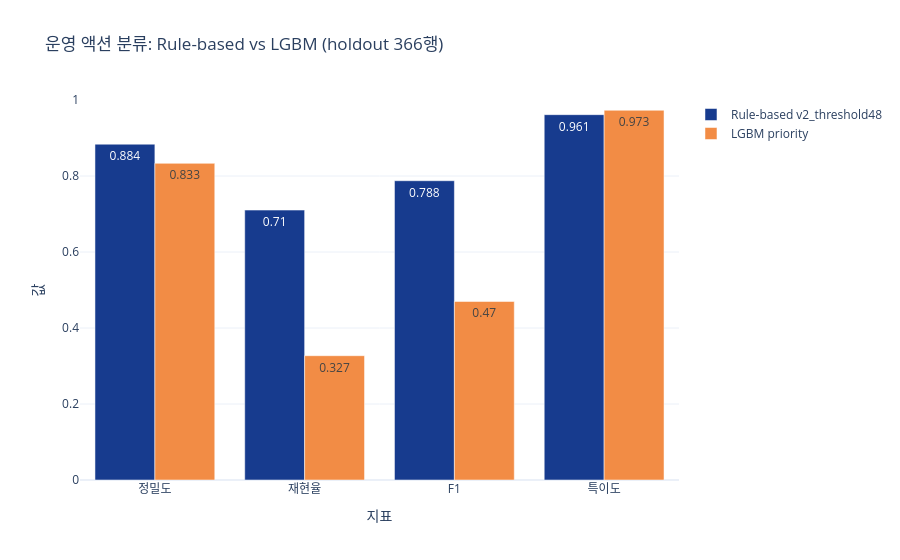

Notebook code cell kept with this figure:
### Markdown cell above
# 페이지 2 — 운영 우선순위 검증

## Rule-based priority는 LGBM보다 안정적이지만, 현재 hybrid 임계값은 재보정이 필요하다

기존 PPT의 `10/10`, `25.6h`, `9.3%`는 상위 운영 holdout에서
`priority_high_or_urgent` 정책을 평가한 값이다.
아래 액션 지표 `정밀도 88.4% / 재현율 71.0% / F1 78.8% / 특이도 96.1%`는
별도의 366행 priority action 계약에서 나온 값이므로 표본과 정의를 따로 표시해야 한다.

### Code cell
ops = read_csv(paths["upstream_ops"])
ops_holdout = ops[(ops["scope"].eq("holdout")) & (ops["policy"].eq("priority_high_or_urgent"))].iloc[0]

top_cards = pd.DataFrame(
    [
        ["고장 이벤트 사전 탐지", f"{int(ops_holdout['detected_fault_events'])}/{int(ops_holdout['total_fault_events'])}", "상위 운영 holdout"],
        ["최초 경보 중앙 리드타임", f"{ops_holdout['median_first_alarm_lead_hours']:.1f}h", "상위 운영 holdout"],
        ["정상 구간 오경보율", f"{100 * ops_holdout['normal_false_row_rate']:.1f}%", "상위 운영 holdout"],
    ],
    columns=["운영 지표", "값", "검증 계약"],
)
display(top_cards)

cls = read_csv(paths["priority_lgbm_rule"])
holdout_cls = cls[(cls["split"].eq("holdout")) & cls["model_key"].isin(["rule_based", "lgbm_priority_only"])].copy()
holdout_cls["모델"] = holdout_cls["model_key"].replace(
    {"rule_based": "Rule-based v2_threshold48", "lgbm_priority_only": "LGBM priority"}
)
action_table = holdout_cls[["모델", "n", "action_precision", "action_recall", "action_f1", "action_specificity"]].copy()
display(action_table.round(4))

action_long = action_table.melt(
    id_vars=["모델", "n"],
    value_vars=["action_precision", "action_recall", "action_f1", "action_specificity"],
    var_name="지표",
    value_name="값",
)
action_long["지표"] = action_long["지표"].replace(
    {"action_precision": "정밀도", "action_recall": "재현율", "action_f1": "F1", "action_specificity": "특이도"}
)
fig = px.bar(
    action_long,
    x="지표",
    y="값",
    color="모델",
    barmode="group",
    text=action_long["값"].round(3),
    color_discrete_sequence=[COLORS["navy"], COLORS["orange"]],
    title="운영 액션 분류: Rule-based vs LGBM (holdout 366행)",
)
fig.update_layout(template="plotly_white", yaxis_range=[0, 1], legend_title="")
fig.show()

### Figure 1 — Plotly figure (JSON) as saved in the notebook; plotly's stock layout.template omitted (floating-point values rounded to 4 significant figures)
{"data": [{"alignmentgroup": "True", "hovertemplate": "모델=Rule-based v2_threshold48<br>지표=%{x}<br>값=%{y}<br>text=%{text}<extra></extra>", "legendgroup": "Rule-based v2_threshold48", "marker": {"color": "#173B8E", "pattern": {"shape": ""}}, "name": "Rule-based v2_threshold48", "offsetgroup": "Rule-based v2_threshold48", "orientation": "v", "showlegend": true, "text": [0.884, 0.71, 0.788, 0.961], "textposition": "auto", "type": "bar", "x": ["정밀도", "재현율", "F1", "특이도"], "xaxis": "x", "y": [0.8837, 0.7103, 0.7876, 0.9614], "yaxis": "y"}, {"alignmentgroup": "True", "hovertemplate": "모델=LGBM priority<br>지표=%{x}<br>값=%{y}<br>text=%{text}<extra></extra>", "legendgroup": "LGBM priority", "marker": {"color": "#F28C45", "pattern": {"shape": ""}}, "name": "LGBM priority", "offsetgroup": "LGBM priority", "orientation": "v", "showlegend": true, "text": [0.833, 0.327, 0.47, 0.973], "textposition": "auto", "type": "bar", "x": ["정밀도", "재현율", "F1", "특이도"], "xaxis": "x", "y": [0.8333, 0.3271, 0.4698, 0.973], "yaxis": "y"}], "layout": {"barmode": "group", "legend": {"title": {"text": ""}, "tracegroupgap": 0}, "title": {"text": "운영 액션 분류: Rule-based vs LGBM (holdout 366행)"}, "xaxis": {"anchor": "y", "domain": [0.0, 1.0], "title": {"text": "지표"}}, "yaxis": {"anchor": "x", "domain": [0.0, 1.0], "range": [0, 1], "title": {"text": "값"}}}}
